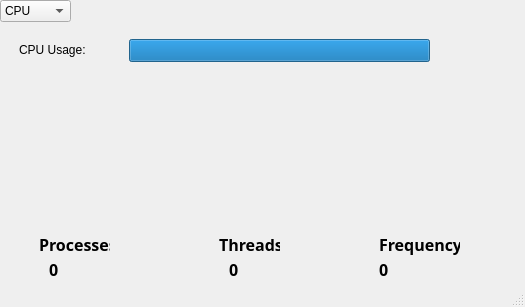
<?xml version="1.0" encoding="UTF-8"?>
<ui version="4.0">
 <class>MainWindow</class>
 <widget class="QMainWindow" name="MainWindow">
  <property name="geometry">
   <rect>
    <x>0</x>
    <y>0</y>
    <width>525</width>
    <height>307</height>
   </rect>
  </property>
  <property name="windowTitle">
   <string>MainWindow</string>
  </property>
  <widget class="QWidget" name="centralwidget">
   <widget class="QComboBox" name="comboBox">
    <property name="geometry">
     <rect>
      <x>0</x>
      <y>0</y>
      <width>71</width>
      <height>22</height>
     </rect>
    </property>
    <item>
     <property name="text">
      <string>CPU</string>
     </property>
    </item>
    <item>
     <property name="text">
      <string>Memory</string>
     </property>
    </item>
    <item>
     <property name="text">
      <string>Disk</string>
     </property>
    </item>
    <item>
     <property name="text">
      <string>GPU</string>
     </property>
    </item>
   </widget>
   <widget class="QStackedWidget" name="stackedWidget">
    <property name="geometry">
     <rect>
      <x>-1</x>
      <y>19</y>
      <width>521</width>
      <height>291</height>
     </rect>
    </property>
    <property name="currentIndex">
     <number>0</number>
    </property>
    <widget class="QWidget" name="page_1">
     <widget class="QLabel" name="threads_label">
      <property name="geometry">
       <rect>
        <x>220</x>
        <y>210</y>
        <width>61</width>
        <height>31</height>
       </rect>
      </property>
      <property name="font">
       <font>
        <family>Yu Gothic UI Semibold</family>
        <pointsize>12</pointsize>
        <italic>false</italic>
        <bold>true</bold>
        <strikeout>false</strikeout>
       </font>
      </property>
      <property name="styleSheet">
       <string notr="true">font: 700 12pt &quot;Yu Gothic UI Semibold&quot;;</string>
      </property>
      <property name="text">
       <string>Threads</string>
      </property>
     </widget>
     <widget class="QLabel" name="frequency_number">
      <property name="geometry">
       <rect>
        <x>380</x>
        <y>240</y>
        <width>101</width>
        <height>21</height>
       </rect>
      </property>
      <property name="font">
       <font>
        <family>Yu Gothic UI Semibold</family>
        <pointsize>12</pointsize>
        <italic>false</italic>
        <bold>true</bold>
        <strikeout>false</strikeout>
       </font>
      </property>
      <property name="styleSheet">
       <string notr="true">font: 700 12pt &quot;Yu Gothic UI Semibold&quot;;</string>
      </property>
      <property name="text">
       <string>0</string>
      </property>
     </widget>
     <widget class="QLabel" name="threads_number">
      <property name="geometry">
       <rect>
        <x>230</x>
        <y>240</y>
        <width>61</width>
        <height>21</height>
       </rect>
      </property>
      <property name="font">
       <font>
        <family>Yu Gothic UI Semibold</family>
        <pointsize>12</pointsize>
        <italic>false</italic>
        <bold>true</bold>
        <strikeout>false</strikeout>
       </font>
      </property>
      <property name="styleSheet">
       <string notr="true">font: 700 12pt &quot;Yu Gothic UI Semibold&quot;;</string>
      </property>
      <property name="text">
       <string>0</string>
      </property>
     </widget>
     <widget class="QLabel" name="frequency_label">
      <property name="geometry">
       <rect>
        <x>380</x>
        <y>210</y>
        <width>81</width>
        <height>31</height>
       </rect>
      </property>
      <property name="font">
       <font>
        <family>Yu Gothic UI Semibold</family>
        <pointsize>12</pointsize>
        <italic>false</italic>
        <bold>true</bold>
        <strikeout>false</strikeout>
       </font>
      </property>
      <property name="styleSheet">
       <string notr="true">font: 700 12pt &quot;Yu Gothic UI Semibold&quot;;</string>
      </property>
      <property name="text">
       <string>Frequency</string>
      </property>
     </widget>
     <widget class="QProgressBar" name="cpu_progressbar">
      <property name="enabled">
       <bool>true</bool>
      </property>
      <property name="geometry">
       <rect>
        <x>130</x>
        <y>20</y>
        <width>301</width>
        <height>23</height>
       </rect>
      </property>
      <property name="styleSheet">
       <string notr="true">QProgressBar::chunk {
    background: qlineargradient(
        spread:pad,
        x1:0, y1:0,
        x2:1, y2:0,
        stop:0 rgba(38, 255, 0, 255),
        stop:0.647727 rgba(251, 255, 0, 255),
        stop:1 rgba(255, 0, 0, 255)
    );
}
</string>
      </property>
      <property name="value">
       <number>100</number>
      </property>
      <property name="textVisible">
       <bool>false</bool>
      </property>
      <property name="orientation">
       <enum>Qt::Horizontal</enum>
      </property>
      <property name="invertedAppearance">
       <bool>false</bool>
      </property>
      <property name="textDirection">
       <enum>QProgressBar::TopToBottom</enum>
      </property>
      <property name="format">
       <string>%p%</string>
      </property>
     </widget>
     <widget class="QLabel" name="cpu_label">
      <property name="geometry">
       <rect>
        <x>20</x>
        <y>10</y>
        <width>101</width>
        <height>41</height>
       </rect>
      </property>
      <property name="styleSheet">
       <string notr="true">font: 700 14pt &quot;Yu Gothic UI Semibold&quot;;</string>
      </property>
      <property name="text">
       <string>CPU Usage:</string>
      </property>
     </widget>
     <widget class="QLabel" name="process_number">
      <property name="geometry">
       <rect>
        <x>50</x>
        <y>240</y>
        <width>51</width>
        <height>21</height>
       </rect>
      </property>
      <property name="font">
       <font>
        <family>Yu Gothic UI Semibold</family>
        <pointsize>12</pointsize>
        <italic>false</italic>
        <bold>true</bold>
        <strikeout>false</strikeout>
       </font>
      </property>
      <property name="styleSheet">
       <string notr="true">font: 700 12pt &quot;Yu Gothic UI Semibold&quot;;</string>
      </property>
      <property name="text">
       <string>0</string>
      </property>
     </widget>
     <widget class="QLabel" name="process_label">
      <property name="geometry">
       <rect>
        <x>40</x>
        <y>210</y>
        <width>71</width>
        <height>31</height>
       </rect>
      </property>
      <property name="font">
       <font>
        <family>Yu Gothic UI Semibold</family>
        <pointsize>12</pointsize>
        <italic>false</italic>
        <bold>true</bold>
        <strikeout>false</strikeout>
       </font>
      </property>
      <property name="styleSheet">
       <string notr="true">font: 700 12pt &quot;Yu Gothic UI Semibold&quot;;</string>
      </property>
      <property name="text">
       <string>Processes</string>
      </property>
     </widget>
    </widget>
    <widget class="QWidget" name="page_2">
     <widget class="QLabel" name="memory_label">
      <property name="geometry">
       <rect>
        <x>20</x>
        <y>10</y>
        <width>141</width>
        <height>41</height>
       </rect>
      </property>
      <property name="styleSheet">
       <string notr="true">font: 700 14pt &quot;Yu Gothic UI Semibold&quot;;</string>
      </property>
      <property name="text">
       <string>Memory Usage:</string>
      </property>
     </widget>
     <widget class="QProgressBar" name="memory_progressbar">
      <property name="enabled">
       <bool>true</bool>
      </property>
      <property name="geometry">
       <rect>
        <x>170</x>
        <y>20</y>
        <width>301</width>
        <height>23</height>
       </rect>
      </property>
      <property name="styleSheet">
       <string notr="true">QProgressBar::chunk {
    background: qlineargradient(
        spread:pad,
        x1:0, y1:0,
        x2:1, y2:0,
        stop:0 rgba(38, 255, 0, 255),
        stop:0.647727 rgba(251, 255, 0, 255),
        stop:1 rgba(255, 0, 0, 255)
    );
}
</string>
      </property>
      <property name="value">
       <number>100</number>
      </property>
      <property name="textVisible">
       <bool>false</bool>
      </property>
      <property name="orientation">
       <enum>Qt::Horizontal</enum>
      </property>
      <property name="invertedAppearance">
       <bool>false</bool>
      </property>
      <property name="textDirection">
       <enum>QProgressBar::TopToBottom</enum>
      </property>
      <property name="format">
       <string>%p%</string>
      </property>
     </widget>
    </widget>
    <widget class="QWidget" name="page_3">
     <widget class="QLabel" name="disk_label">
      <property name="geometry">
       <rect>
        <x>290</x>
        <y>110</y>
        <width>141</width>
        <height>41</height>
       </rect>
      </property>
      <property name="styleSheet">
       <string notr="true">font: 700 14pt &quot;Yu Gothic UI Semibold&quot;;</string>
      </property>
      <property name="text">
       <string>Disk Usage:</string>
      </property>
     </widget>
    </widget>
    <widget class="QWidget" name="page_4">
     <widget class="QLabel" name="gpu_label">
      <property name="geometry">
       <rect>
        <x>330</x>
        <y>100</y>
        <width>141</width>
        <height>41</height>
       </rect>
      </property>
      <property name="styleSheet">
       <string notr="true">font: 700 14pt &quot;Yu Gothic UI Semibold&quot;;</string>
      </property>
      <property name="text">
       <string>GPU Usage:</string>
      </property>
     </widget>
    </widget>
   </widget>
  </widget>
  <widget class="QStatusBar" name="statusbar"/>
 </widget>
 <resources/>
 <connections/>
</ui>
